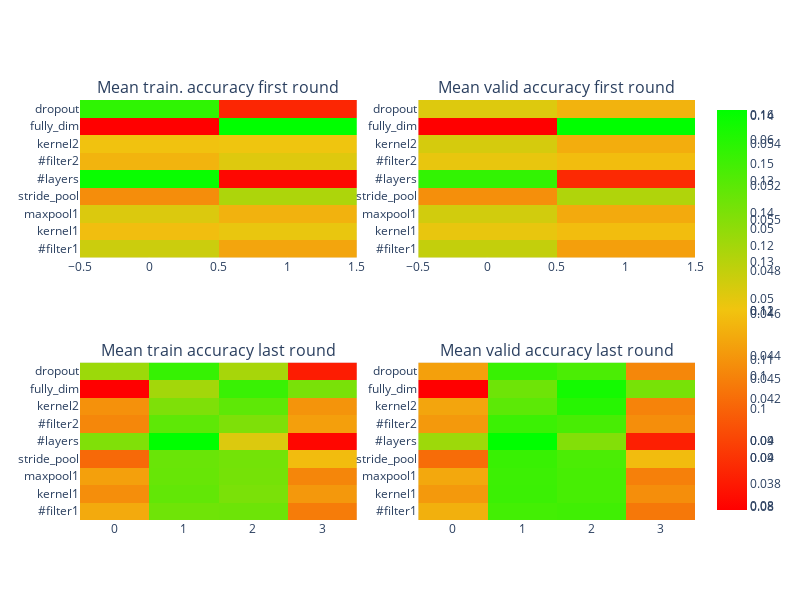

Notebook cell for this chart:
### Code cell
#hyperparameters studied for this neural network
y = ['#filter1','kernel1','maxpool1','stride_pool','#layers',
         '#filter2','kernel2','fully_dim','dropout']
plot_IAHOS(y,ogp,ogp2,tgp,tgp2)

### Figure 1 — Plotly figure (JSON) as saved in the notebook; plotly's stock layout.template omitted (floating-point values rounded to 4 significant figures)
{"data": [{"colorscale": [[0, "#FF0000"], [0.5, "#F1C40F"], [1, "#00FF00"]], "type": "heatmap", "x": [0, 1], "xaxis": "x", "y": ["#filter1", "kernel1", "maxpool1", "stride_pool", "#layers", "#filter2", "kernel2", "fully_dim", "dropout"], "yaxis": "y", "z": [[0.04764, 0.0447], [0.04586, 0.04648], [0.04702, 0.04532], [0.04351, 0.04883], [0.05523, 0.03711], [0.04542, 0.04692], [0.04608, 0.04626], [0.03675, 0.05559], [0.05377, 0.03857]]}, {"colorscale": [[0, "#FF0000"], [0.5, "#F1C40F"], [1, "#00FF00"]], "type": "heatmap", "x": [0, 1], "xaxis": "x2", "y": ["#filter1", "kernel1", "maxpool1", "stride_pool", "#layers", "#filter2", "kernel2", "fully_dim", "dropout"], "yaxis": "y2", "z": [[0.1159, 0.1042], [0.1112, 0.1089], [0.1142, 0.106], [0.1017, 0.1184], [0.1344, 0.08572], [0.1112, 0.1089], [0.1137, 0.1065], [0.07928, 0.1409], [0.1127, 0.1075]]}, {"colorscale": [[0, "#FF0000"], [0.5, "#F1C40F"], [1, "#00FF00"]], "type": "heatmap", "x": [0, 1, 2, 3], "xaxis": "x3", "y": ["#filter1", "kernel1", "maxpool1", "stride_pool", "#layers", "#filter2", "kernel2", "fully_dim", "dropout"], "yaxis": "y3", "z": [[0.04764, 0.05612, 0.05618, 0.0447], [0.04586, 0.0568, 0.0555, 0.04648], [0.04702, 0.05651, 0.05579, 0.04532], [0.04351, 0.05639, 0.05591, 0.04883], [0.05523, 0.06189, 0.05041, 0.03711], [0.04542, 0.05699, 0.05532, 0.04692], [0.04608, 0.05533, 0.05697, 0.04626], [0.03675, 0.05339, 0.05891, 0.05559], [0.05377, 0.0591, 0.05321, 0.03857]]}, {"colorscale": [[0, "#FF0000"], [0.5, "#F1C40F"], [1, "#00FF00"]], "type": "heatmap", "x": [0, 1, 2, 3], "xaxis": "x4", "y": ["#filter1", "kernel1", "maxpool1", "stride_pool", "#layers", "#filter2", "kernel2", "fully_dim", "dropout"], "yaxis": "y4", "z": [[0.1159, 0.1496, 0.1502, 0.1042], [0.1112, 0.1509, 0.1489, 0.1089], [0.1142, 0.1509, 0.1489, 0.106], [0.1017, 0.1515, 0.1483, 0.1184], [0.1344, 0.161, 0.1388, 0.08572], [0.1112, 0.151, 0.1488, 0.1089], [0.1137, 0.1454, 0.1544, 0.1065], [0.07928, 0.1423, 0.1575, 0.1409], [0.1127, 0.1516, 0.1482, 0.1075]]}], "layout": {"annotations": [{"font": {"size": 16}, "showarrow": false, "text": "Mean train. accuracy first round", "x": 0.225, "xanchor": "center", "xref": "paper", "y": 1, "yanchor": "bottom", "yref": "paper"}, {"font": {"size": 16}, "showarrow": false, "text": "Mean valid accuracy first round", "x": 0.775, "xanchor": "center", "xref": "paper", "y": 1, "yanchor": "bottom", "yref": "paper"}, {"font": {"size": 16}, "showarrow": false, "text": "Mean train accuracy last round", "x": 0.225, "xanchor": "center", "xref": "paper", "y": 0.375, "yanchor": "bottom", "yref": "paper"}, {"font": {"size": 16}, "showarrow": false, "text": "Mean valid accuracy last round", "x": 0.775, "xanchor": "center", "xref": "paper", "y": 0.375, "yanchor": "bottom", "yref": "paper"}], "height": 600, "width": 800, "xaxis": {"anchor": "y", "domain": [0, 0.45]}, "xaxis2": {"anchor": "y2", "domain": [0.55, 1]}, "xaxis3": {"anchor": "y3", "domain": [0, 0.45]}, "xaxis4": {"anchor": "y4", "domain": [0.55, 1]}, "yaxis": {"anchor": "x", "domain": [0.625, 1]}, "yaxis2": {"anchor": "x2", "domain": [0.625, 1]}, "yaxis3": {"anchor": "x3", "domain": [0, 0.375]}, "yaxis4": {"anchor": "x4", "domain": [0, 0.375]}}}
